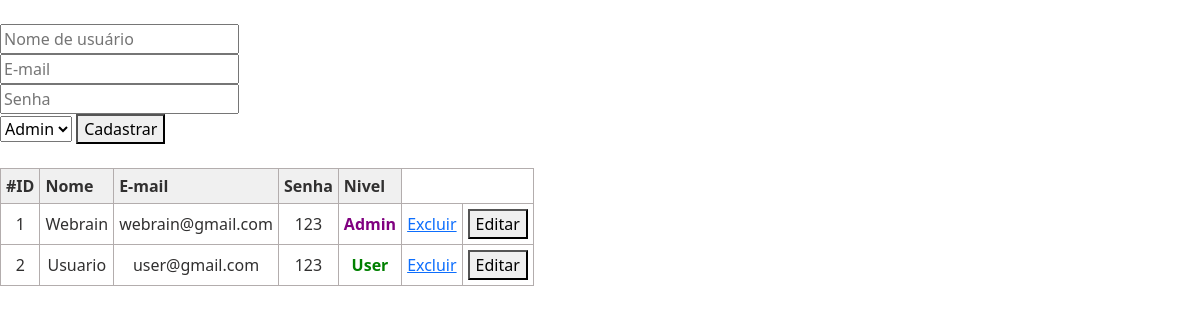
Page /adm/users.php (signed in) on the committed database.
### tables this page shows
CREATE TABLE IF NOT EXISTS `tb_users` (
  `id` INT(11) NOT NULL AUTO_INCREMENT,
  `ds_login` VARCHAR(80) NULL DEFAULT NULL,
  `ds_senha` VARCHAR(20) NULL DEFAULT NULL,
  `nm_user` VARCHAR(80) NULL DEFAULT NULL,
  `ds_img` VARCHAR(50) NULL DEFAULT NULL,
  `id_nivel` INT(11) NULL DEFAULT NULL,
  PRIMARY KEY (`id`));

### adm/users.php (the view, shortened to what this page needs)
<?php
include('php/conecta.php');
$script_users = $conn->prepare("SELECT * FROM tb_users");
$script_users->execute();
?>
<!DOCTYPE html>
<html>
<head>
	<link href="https://cdn.jsdelivr.net/npm/bootstrap@5.0.2/dist/css/bootstrap.min.css" rel="stylesheet">
</head>
<body>
	<span></span><br>
<input type="text" id="user" placeholder="Nome de usuário"><br>
<input type="text" id="login" placeholder="E-mail"><br>
<input type="text" id="password" placeholder="Senha"><br>
<select id="id_nivel">
	<option value="1">Admin</option>
</select>
<button id="cadastrar_user">Cadastrar</button><br><br>
	<table>
		<thead>
			<tr>
				<th>#ID</th>
				<th>Nome</th>
				<th>E-mail</th>
				<th>Senha</th>
				<th>Nivel</th>
			</tr>
		</thead>
		<tbody>
<?php while ($users = $script_users->fetch(PDO::FETCH_ASSOC)) { ?>
			<tr>
				<td><?php echo $users['id']; ?></td>
				<td><?php echo $users['nm_user']; ?></td>
				<td><?php echo $users['ds_login']; ?></td>
				<td><?php echo $users['ds_senha']; ?></td>
				<td>
					<?php if($users['id_nivel'] == 1){ ?>
						<b style="color: purple;">Admin</b>
					<?php }else{ ?>
						<b style="color: green;">User</b>
					<?php } ?>
				</td>
				<td><a href="php/delete_user.php?id=<?php echo $users['id'];?>">Excluir</a></td>
				<td><button  data-bs-toggle="modal" data-bs-target="#exampleModal<?php echo $users['id']; ?>">Editar</button></td>
			</tr>
<?php }?>
		</tbody>
	</table>
	<br>
</body>
</html>

### adm/users.php (style rules this page uses)
table { border:1px solid #b3adad; border-collapse:collapse; padding:5px; }
table th { border:1px solid #b3adad; padding:5px; background: #f0f0f0; color: #313030; }
table td { border:1px solid #b3adad; text-align:center; padding:5px; background: #ffffff; color: #313030; }

### rows in the picture
tb_users: id "1", nm_user "Webrain", ds_login "webrain@gmail.com", ds_senha "123", shows "Admin"
tb_users: id "2", nm_user "Usuario", ds_login "user@gmail.com", ds_senha "123", shows "User"
